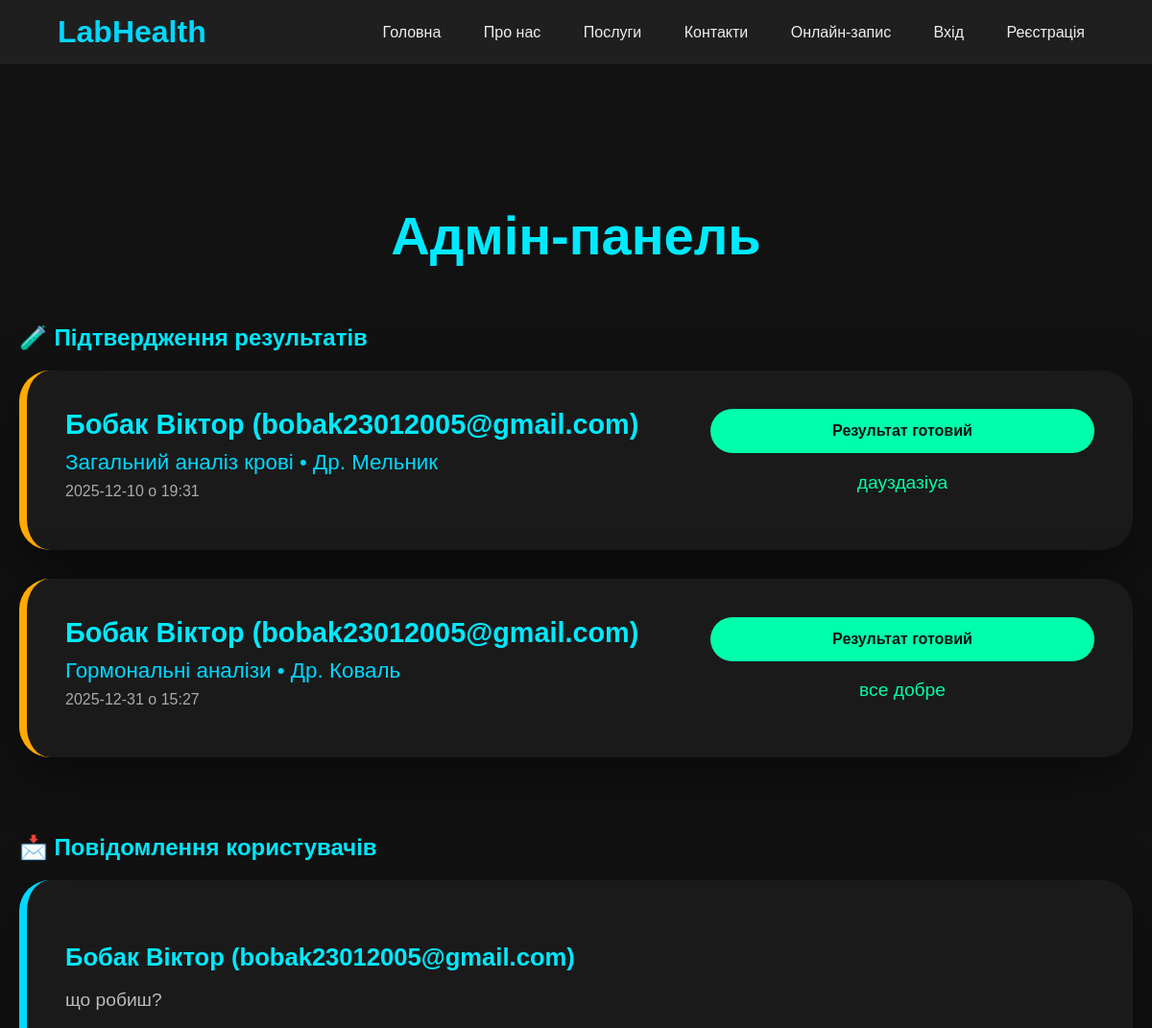
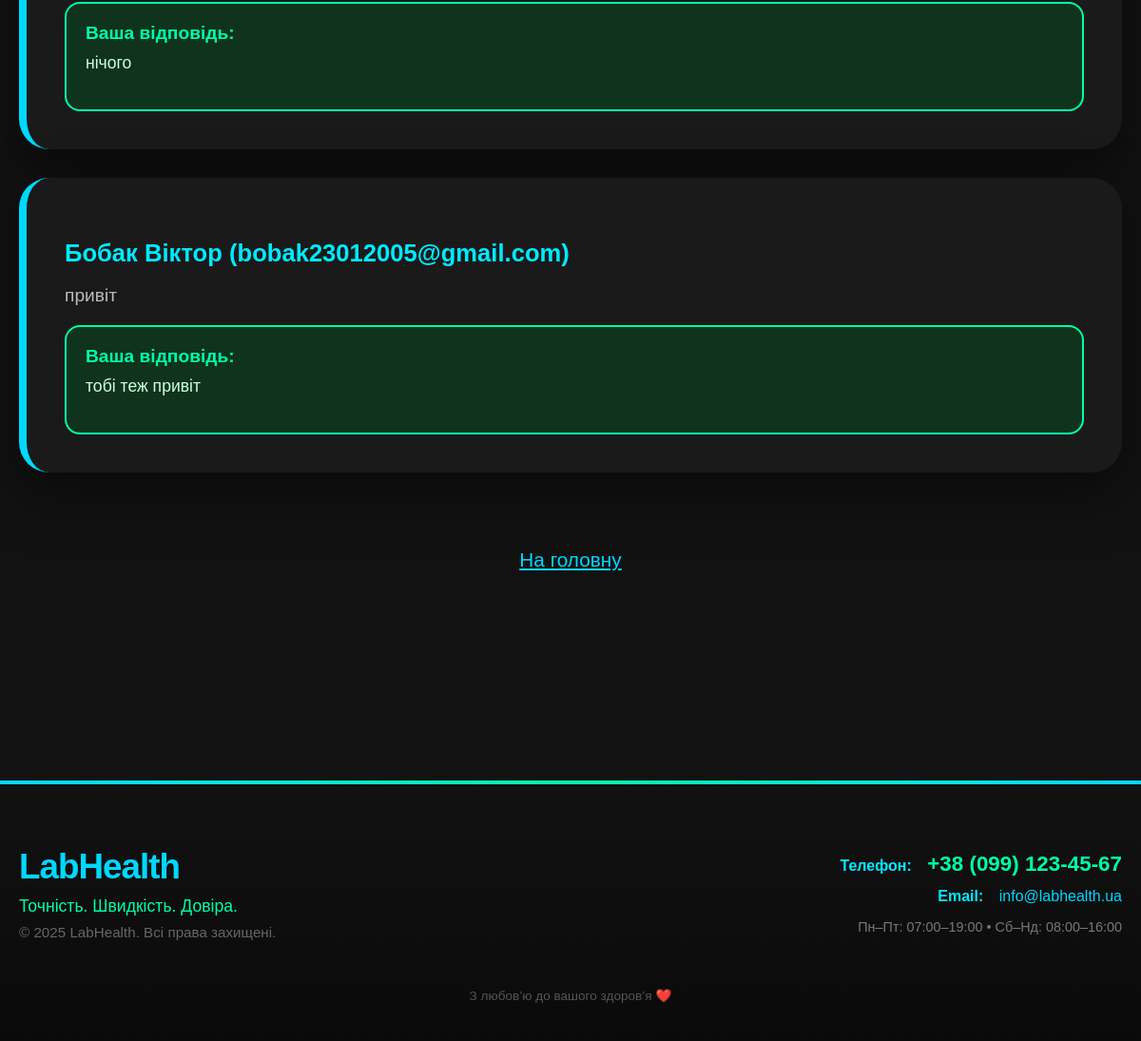
Page /admin (signed in) on the committed database (2 pictures, top to bottom).
### app.py (models this page shows)
class User(db.Model):
    id = db.Column(db.Integer, primary_key=True)
    name = db.Column(db.String(100), nullable=False)
    email = db.Column(db.String(120), unique=True, nullable=False)
    password = db.Column(db.String(200), nullable=False)
    appointments = db.relationship(
        'Appointment', backref='user', lazy=True, cascade="all, delete-orphan")

class Appointment(db.Model):
    id = db.Column(db.Integer, primary_key=True)
    user_id = db.Column(db.Integer, db.ForeignKey('user.id'), nullable=False)
    service = db.Column(db.String(200), nullable=False)
    doctor = db.Column(db.String(200), nullable=False)
    date = db.Column(db.String(50), nullable=False)
    time = db.Column(db.String(50), nullable=False)
    status = db.Column(db.String(100), default="Очікує підтвердження")
    result_text = db.Column(db.Text, nullable=True)
    result_date = db.Column(db.String(50), nullable=True)
    result_ready = db.Column(db.Boolean, default=False)
    pdf_link = db.Column(db.String(300), nullable=True)

class ContactMessage(db.Model):
    id = db.Column(db.Integer, primary_key=True)
    name = db.Column(db.String(120), nullable=False)
    email = db.Column(db.String(120), nullable=False)
    message = db.Column(db.Text, nullable=False)
    reply = db.Column(db.Text, nullable=True)
    created_at = db.Column(
        db.String(50), default=datetime.now().strftime("%d.%m.%Y %H:%M"))

### app.py (the view, shortened to what this page needs)
@app.route('/admin')
def admin_panel():
    all_appointments = []
    appts = Appointment.query.order_by(Appointment.id.desc()).all()
    for apt in appts:
        u = User.query.get(apt.user_id)
        all_appointments.append({
            'email': u.email,
            'name': u.name,
            'apt_id': apt.id,
            'apt': apt
        })
    messages = ContactMessage.query.order_by(ContactMessage.id.desc()).all()
    return render_template('admin.html', appointments=all_appointments, messages=messages)

### templates/admin.html (shortened to what this page needs)
{% extends "base.html" %}
{% block content %}
<section style="padding:100px 20px; background:#121212; min-height:100vh;">
	<div style="max-width:1200px; margin:0 auto;">
		<h1 style="color:#00eaff; font-size:3.5em; text-align:center; margin-bottom:60px;">
			Адмін-панель
		</h1>
		<h2 style="color:#00eaff; margin-bottom:20px;">🧪 Підтвердження результатів</h2>
		{% if appointments %}
		<div style="display:grid; gap:30px;">
			{% for item in appointments %}
			<div
				style="background:#1a1a1a; padding:40px; border-radius:32px; border-left:8px solid #ffaa00; box-shadow:0 20px 60px rgba(0,0,0,0.5);">
				<div style="display:flex; justify-content:space-between; align-items:start; gap:30px;">
					<div style="flex:1;">
						<h3 style="color:#00eaff; font-size:1.8em; margin:0 0 10px;">
							{{ item.name }} ({{ item.email }})
						</h3>
						<p style="color:#00d8ff; font-size:1.4em; margin:8px 0;">
							{{ item.apt.service }} • {{ item.apt.doctor }}
						</p>
						<p style="color:#aaa; margin:8px 0;">
							{{ item.apt.date }} о {{ item.apt.time }}
						</p>
					</div>
					<div style="min-width:400px; text-align:right;">
						{% if item.apt.status == 'Готово' %}
						<div
							style="background:#00ffaa; color:#121212; padding:14px 35px; border-radius:50px; font-weight:700; text-align:center; margin-bottom:15px;">
							Результат готовий
						</div>
						<p style="color:#00ffaa; font-size:1.2em; text-align:center;">
							{{ item.apt.result_text|default("Результат введено") }}
						</p>
						{% endif %}
					</div>
				</div>
			</div>
			{% endfor %}
		</div>
		{% else %}
		<p style="text-align:center; color:#777; font-size:1.8em;">Записів немає</p>
		{% endif %}
		<h2 style="color:#00eaff; margin-top:80px; margin-bottom:20px;">📩 Повідомлення користувачів</h2>
		{% if messages %}
		<div style="display:grid; gap:30px;">
			{% for m in messages %}
			<div
				style="background:#1a1a1a; padding:40px; border-radius:32px; border-left:8px solid #00d8ff; box-shadow:0 20px 60px rgba(0,0,0,0.5);">
				<h3 style="color:#00eaff; font-size:1.6em; margin-bottom:10px;">
					{{ m.name }} ({{ m.email }})
				</h3>
				<p style="color:#bbb; margin-bottom:20px; font-size:1.2em;">
					{{ m.message }}
				</p>
				{% if m.reply %}
				<div style="background:#0f331c; padding:20px; border-radius:16px; border:2px solid #00ffaa;">
					<p style="color:#00ffaa; margin:0; font-size:1.2em;"><strong>Ваша відповідь:</strong></p>
					<p style="color:#ccffdd; margin-top:10px; font-size:1.1em;">{{ m.reply }}</p>
				</div>
				{% endif %}
			</div>
			{% endfor %}
		</div>
		{% else %}
		<p style="text-align:center; color:#777; font-size:1.6em;">Повідомлень немає</p>
		{% endif %}
		<div style="text-align:center; margin-top:80px;">
			<a href="/" style="color:#00d8ff; font-size:1.3em; text-decoration:underline;">На головну</a>
		</div>
	</div>
</section>
{% endblock %}

### static/style.css (style rules this page uses)
body { margin: 0; font-family: 'Poppins', sans-serif; background-color: #121212; color: #eee; }

### rows in the picture
User: name "Бобак Віктор", email "bobak23012005@gmail.com", apt.service "Загальний аналіз крові", apt.doctor "Др. Мельник", apt "2025-12-10", apt.time "19:31", apt.result_text "дауздазіуа", apt.service "Гормональні аналізи", apt.doctor "Др. Коваль", apt "2025-12-31", apt.time "15:27", apt.result_text "все добре"
ContactMessage: name "Бобак Віктор", email "bobak23012005@gmail.com", message "що робиш?", reply "нічого"
ContactMessage: name "Бобак Віктор", email "bobak23012005@gmail.com", message "привіт", reply "тобі теж привіт"
